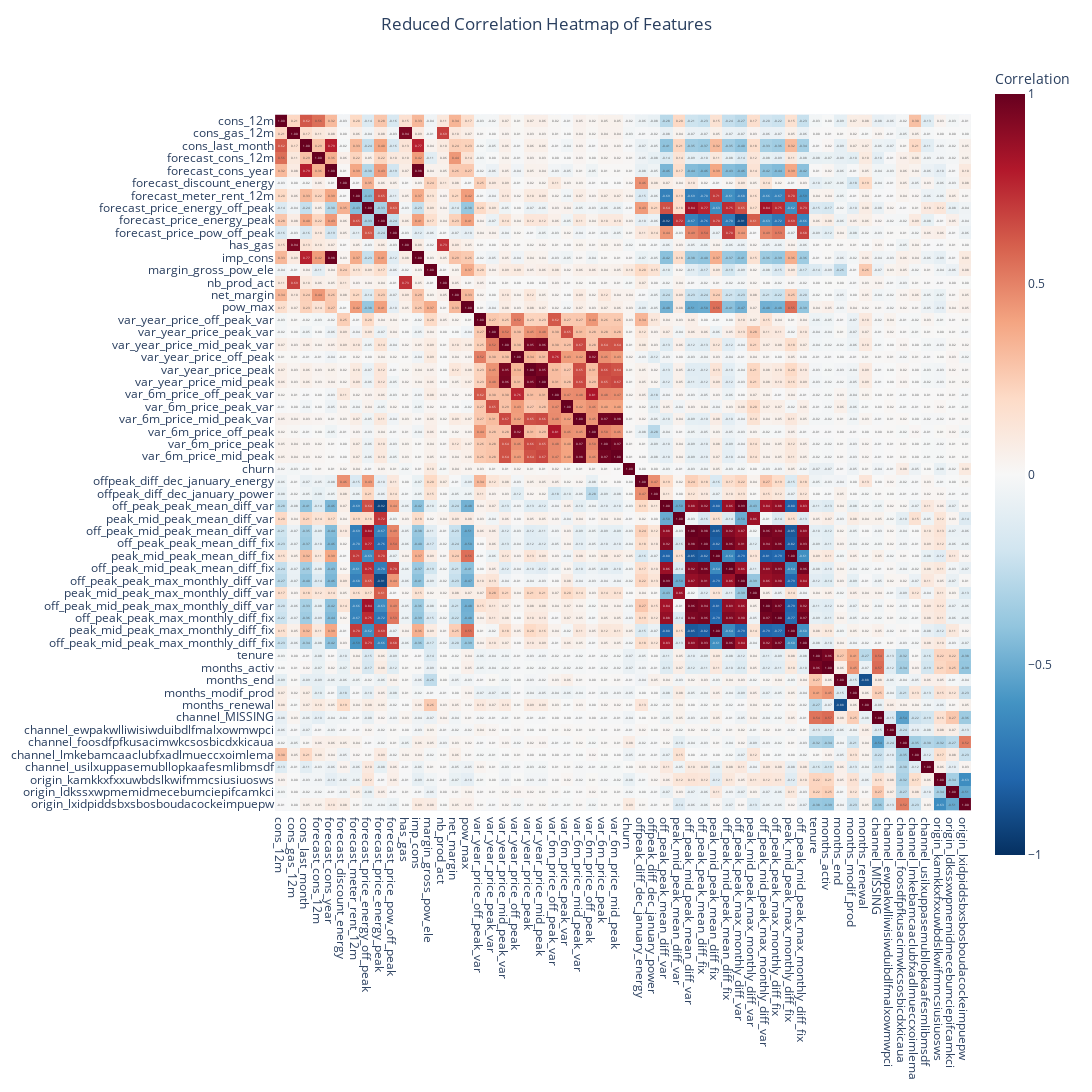

The cell this chart's notebook holds for it:
### Code cell
fig = px.imshow(
    reduced_correlation, 
    labels=dict(color="Correlation"),  
    x=reduced_correlation.columns, 
    y=reduced_correlation.columns, 
    color_continuous_scale='RdBu_r',  
    zmin=-1, zmax=1,  
    text_auto='.2f'  
)

fig.update_traces(hovertemplate="Feature 1: %{x}<br>Feature 2: %{y}<br>Correlation: %{z:.2f}")

fig.update_layout(
    title='Reduced Correlation Heatmap of Features',
    xaxis_nticks=len(reduced_correlation.columns),
    yaxis_nticks=len(reduced_correlation.columns),
    title_x=0.5,  # Center the title
    width=800, height=800
)

fig.update_layout( width=1500, height=1500)
fig.show()

### Figure 1 — Plotly figure (JSON) as saved in the notebook; plotly's stock layout.template omitted (floating-point values rounded to 4 significant figures; data arrays with more than 128 entries replaced by an {"elided": "..."} marker saying what was removed)
{"data": [{"coloraxis": "coloraxis", "hovertemplate": "Feature 1: %{x}<br>Feature 2: %{y}<br>Correlation: %{z:.2f}", "name": "0", "texttemplate": "%{z:.2f}", "type": "heatmap", "x": ["cons_12m", "cons_gas_12m", "cons_last_month", "forecast_cons_12m", "forecast_cons_year", "forecast_discount_energy", "forecast_meter_rent_12m", "forecast_price_energy_off_peak", "forecast_price_energy_peak", "forecast_price_pow_off_peak", "has_gas", "imp_cons", "margin_gross_pow_ele", "nb_prod_act", "net_margin", "pow_max", "var_year_price_off_peak_var", "var_year_price_peak_var", "var_year_price_mid_peak_var", "var_year_price_off_peak", "var_year_price_peak", "var_year_price_mid_peak", "var_6m_price_off_peak_var", "var_6m_price_peak_var", "var_6m_price_mid_peak_var", "var_6m_price_off_peak", "var_6m_price_peak", "var_6m_price_mid_peak", "churn", "offpeak_diff_dec_january_energy", "offpeak_diff_dec_january_power", "off_peak_peak_mean_diff_var", "peak_mid_peak_mean_diff_var", "off_peak_mid_peak_mean_diff_var", "off_peak_peak_mean_diff_fix", "peak_mid_peak_mean_diff_fix", "off_peak_mid_peak_mean_diff_fix", "off_peak_peak_max_monthly_diff_var", "peak_mid_peak_max_monthly_diff_var", "off_peak_mid_peak_max_monthly_diff_var", "off_peak_peak_max_monthly_diff_fix", "peak_mid_peak_max_monthly_diff_fix", "off_peak_mid_peak_max_monthly_diff_fix", "tenure", "months_activ", "months_end", "months_modif_prod", "months_renewal", "channel_MISSING", "channel_ewpakwlliwisiwduibdlfmalxowmwpci", "channel_foosdfpfkusacimwkcsosbicdxkicaua", "channel_lmkebamcaaclubfxadlmueccxoimlema", "channel_usilxuppasemubllopkaafesmlibmsdf", "origin_kamkkxfxxuwbdslkwifmmcsiusiuosws", "origin_ldkssxwpmemidmecebumciepifcamkci", "origin_lxidpiddsbxsbosboudacockeimpuepw"], "xaxis": "x", "y": ["cons_12m", "cons_gas_12m", "cons_last_month", "forecast_cons_12m", "forecast_cons_year", "forecast_discount_energy", "forecast_meter_rent_12m", "forecast_price_energy_off_peak", "forecast_price_energy_peak", "forecast_price_pow_off_peak", "has_gas", "imp_cons", "margin_gross_pow_ele", "nb_prod_act", "net_margin", "pow_max", "var_year_price_off_peak_var", "var_year_price_peak_var", "var_year_price_mid_peak_var", "var_year_price_off_peak", "var_year_price_peak", "var_year_price_mid_peak", "var_6m_price_off_peak_var", "var_6m_price_peak_var", "var_6m_price_mid_peak_var", "var_6m_price_off_peak", "var_6m_price_peak", "var_6m_price_mid_peak", "churn", "offpeak_diff_dec_january_energy", "offpeak_diff_dec_january_power", "off_peak_peak_mean_diff_var", "peak_mid_peak_mean_diff_var", "off_peak_mid_peak_mean_diff_var", "off_peak_peak_mean_diff_fix", "peak_mid_peak_mean_diff_fix", "off_peak_mid_peak_mean_diff_fix", "off_peak_peak_max_monthly_diff_var", "peak_mid_peak_max_monthly_diff_var", "off_peak_mid_peak_max_monthly_diff_var", "off_peak_peak_max_monthly_diff_fix", "peak_mid_peak_max_monthly_diff_fix", "off_peak_mid_peak_max_monthly_diff_fix", "tenure", "months_activ", "months_end", "months_modif_prod", "months_renewal", "channel_MISSING", "channel_ewpakwlliwisiwduibdlfmalxowmwpci", "channel_foosdfpfkusacimwkcsosbicdxkicaua", "channel_lmkebamcaaclubfxadlmueccxoimlema", "channel_usilxuppasemubllopkaafesmlibmsdf", "origin_kamkkxfxxuwbdslkwifmmcsiusiuosws", "origin_ldkssxwpmemidmecebumciepifcamkci", "origin_lxidpiddsbxsbosboudacockeimpuepw"], "yaxis": "y", "z": {"elided": "56x56 float values"}}], "layout": {"coloraxis": {"cmax": 1, "cmin": -1, "colorbar": {"title": {"text": "Correlation"}}, "colorscale": [[0, "rgb(5,48,97)"], [0.1, "rgb(33,102,172)"], [0.2, "rgb(67,147,195)"], [0.3, "rgb(146,197,222)"], [0.4, "rgb(209,229,240)"], [0.5, "rgb(247,247,247)"], [0.6, "rgb(253,219,199)"], [0.7, "rgb(244,165,130)"], [0.8, "rgb(214,96,77)"], [0.9, "rgb(178,24,43)"], [1, "rgb(103,0,31)"]]}, "height": 1500, "margin": {"t": 60}, "title": {"text": "Reduced Correlation Heatmap of Features", "x": 0.5}, "width": 1500, "xaxis": {"anchor": "y", "constrain": "domain", "domain": [0, 1], "nticks": 56, "scaleanchor": "y"}, "yaxis": {"anchor": "x", "autorange": "reversed", "constrain": "domain", "domain": [0, 1], "nticks": 56}}}
